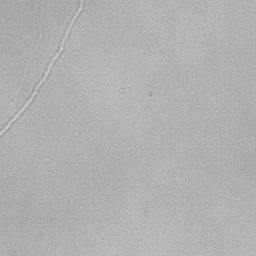
%> input picture Albumin_NN/OA_1_15_test.jpg, 256 x 256 px
$ octave --eval "result = standardize(imread('../Albumin_NN/OA_1_15_test.jpg'));"   (GNU Octave 9; MATLAB toolbox functions it lacks are replaced by stand-ins)
%> lines starting %> are read from the running program, lines starting %| are printed output that depends on the picture
function img=standardize(img)

    %figure
    imshow(img)

    %figure
    %imhist(img)

    [counts, bin_locations] = imhist(img);
%> counts = 256 values, max 5987 at index 178, min 0 at index 1, mean 256; bin_locations = 256 values from 0 to 255

    max_intensity = max(counts);
%> max_intensity = 5987
    max_intensity_location = find(counts == max_intensity);
%> max_intensity_location = 178

    % check if the intensity is greater in the dark or light intensity
    indicies = find(counts < 1000);
%> indicies = 239 values from 1 to 256
    dark_indicies = indicies(find(indicies < max_intensity_location));
%> dark_indicies = 168 values from 1 to 168
    light_indicies = indicies(find(indicies > max_intensity_location));
%> light_indicies = 71 values from 186 to 256
    total_dark = mean(counts(dark_indicies));
%> total_dark = 12.38
    total_light = mean(counts(light_indicies));
%> total_light = 29.61

    % label the image if the details are in black (dark) or white (light)
    if (total_dark < total_light)
        image_type = "light";
    else
        image_type = "dark";
    end


    if (image_type == "light")
        [x, y] = find(img < max_intensity_location + 15);
%> x = 65411 values from 1 to 256; y = 65411 values from 1 to 256
        % make background black then invert the image
        for element = 1:length(x)
            xindex = x(element);
            yindex = y(element);
            img(xindex, yindex) = 0;
        end
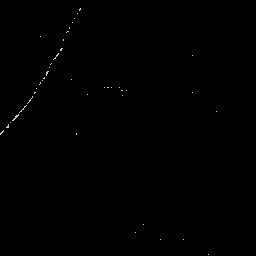
%> img: size 256x256 uint8; min 0, max 206, mean 0.4


    elseif (image_type == "dark")
        % make backgrund white
            [x, y] = find(img > max_intensity_location - 60);
            for element = 1:length(x)
                xindex = x(element);
                yindex = y(element);
                img(xindex, yindex) = 255;
            end
            img = imcomplement(img);
    end

    %figure
    %imshow(img)

end

$ run again, on Albumin_NN/OA_1_6_test.jpg
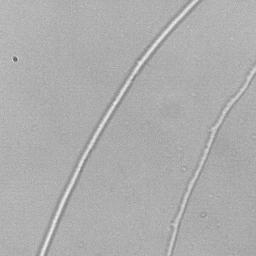
%> input picture Albumin_NN/OA_1_6_test.jpg, 256 x 256 px
%> counts = 256 values, max 5766 at index 175, min 0 at index 1, mean 256; bin_locations = 256 values from 0 to 255
%> max_intensity = 5766
%> max_intensity_location = 175
%> indicies = 240 values from 1 to 256
%> dark_indicies = 166 values from 1 to 166
%> light_indicies = 74 values from 183 to 256
%> total_dark = 28.48
%> total_light = 55.97
%> x = 64113 values from 1 to 256
%> the loop in standardize, `for element = 1:length(x)` made 64113 passes
%> xindex on passes 1 to 3: 1, 2, 3
%> after the loop in standardize, `for element = 1:length(x)`:
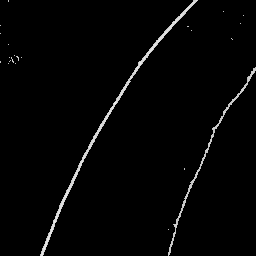
%> img: size 256x256 uint8; min 0, max 241, mean 4.5

$ run again, on Albumin_NN/OA_3_9_test.jpg
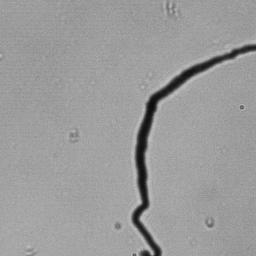
%> input picture Albumin_NN/OA_3_9_test.jpg, 256 x 256 px
%> counts = 256 values, max 4801 at index 162, min 0 at index 1, mean 256; bin_locations = 256 values from 0 to 255
%> max_intensity = 4801
%> max_intensity_location = 162
%> indicies = 239 values from 1 to 256
%> dark_indicies = 151 values from 1 to 151
%> light_indicies = 88 values from 169 to 256
%> total_dark = 35.65
%> total_light = 45.09
%> x = 64628 values from 1 to 256
%> the loop in standardize, `for element = 1:length(x)` made 64628 passes
%> xindex on passes 1 to 3: 1, 2, 3
%> after the loop in standardize, `for element = 1:length(x)`:
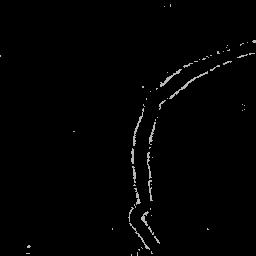
%> img: size 256x256 uint8; min 0, max 196, mean 2.5
